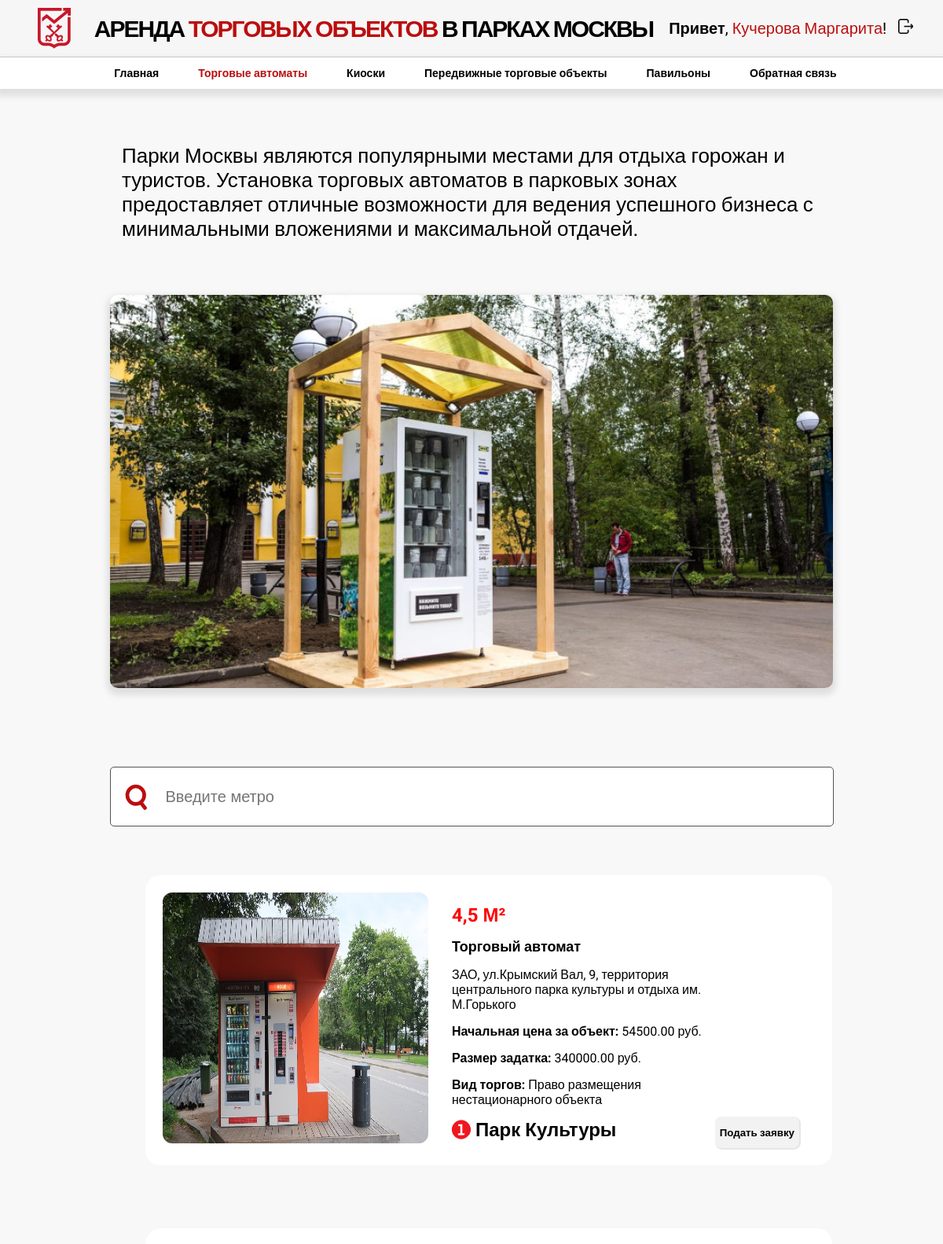
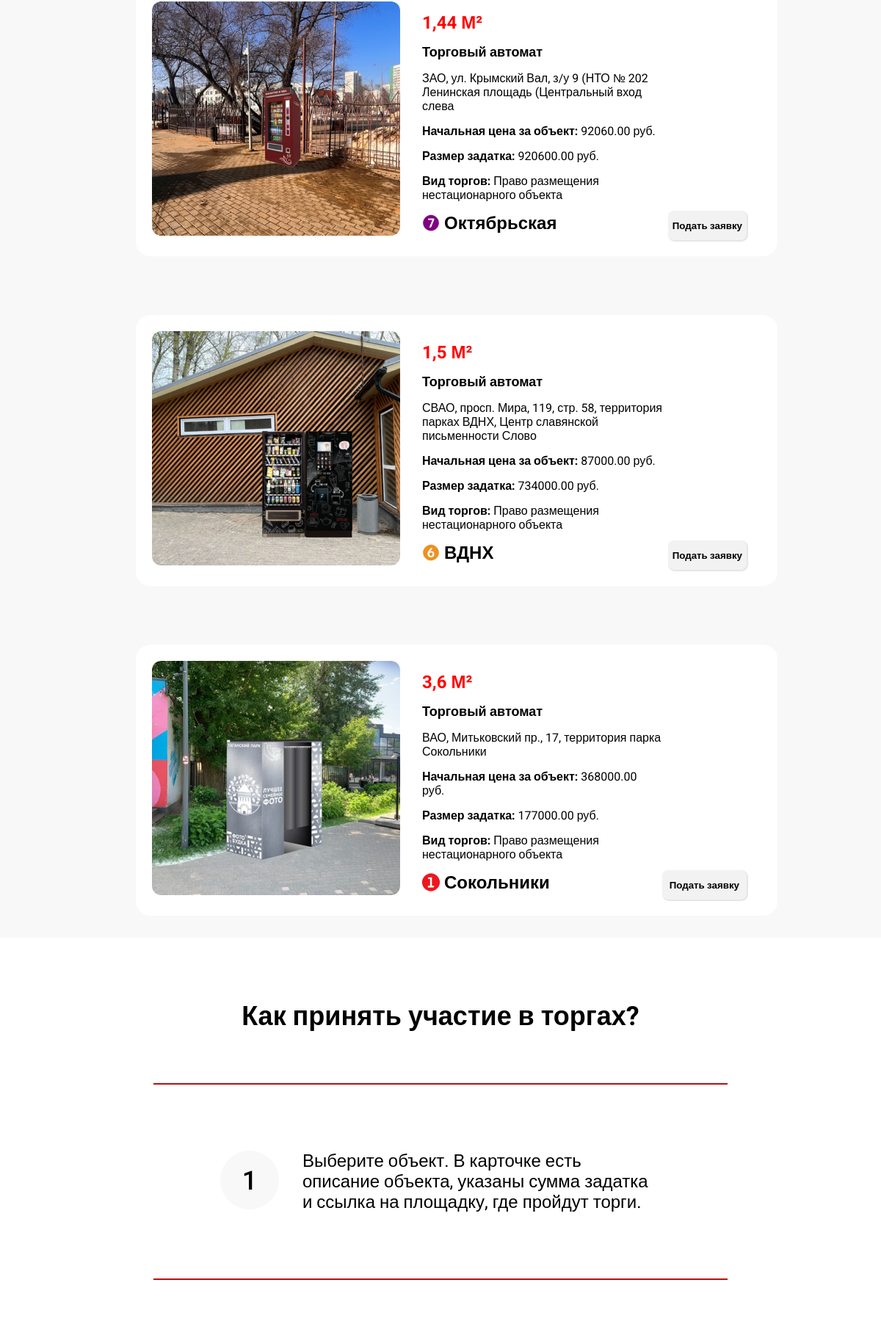
The app's page /TorgovieAvtomati.php (signed in, upper part) with its own data (2 pictures, top to bottom).
### tables this page shows
CREATE TABLE IF NOT EXISTS `torgovye_avtomaty` (
  `id` int NOT NULL AUTO_INCREMENT,
  `tip_objekta_id` varchar(255) DEFAULT NULL,
  `ploshchad_objekta` varchar(100) NOT NULL,
  `stanciya_metro_id` varchar(255) DEFAULT NULL,
  `adres` varchar(255) NOT NULL,
  `nachalnaya_cena` decimal(65,2) DEFAULT NULL,
  `razmer_zadatka` decimal(65,2) NOT NULL,
  `vid_torgov_id` varchar(255) DEFAULT NULL,
  `image_metro_line_id` varchar(255) DEFAULT NULL,
  `foto_objekta` varchar(255) NOT NULL,
  PRIMARY KEY (`id`),
  KEY `image_metro_line_id` (`image_metro_line_id`),
  KEY `stanciya_metro_id` (`stanciya_metro_id`),
  KEY `tip_objekta_id` (`tip_objekta_id`),
  KEY `vid_torgov_id` (`vid_torgov_id`)
);

### TorgovieAvtomati.php (the view, shortened to what this page needs)
<?php
include('include/submit_application.php');
?>
<!DOCTYPE html>
<html lang="ru">
<head>
    <link rel="stylesheet" href="css/style.css">
</head>
<body>
    <nav>
        <div class="nav-logo">
            <img src="img/Gerb.png" style="margin-right: 20px" alt="Эмблема">
            <h1>
                АРЕНДА <font color="BB0E0E"> ТОРГОВЫХ ОБЪЕКТОВ</font> В ПАРКАХ МОСКВЫ
            </h1>
            <?php if (isset($_SESSION['username'])): ?>
            <div class="exit-login"><b>Привет</b>, <font color="#BB0E0E">
                    <?php echo htmlspecialchars($_SESSION['username']); ?></font>!</div>
            <a href="include/logout.php"><img src="img/exit.png" style="margin-left: 15px; width:19px; height:19px"></a>
            <?php else: ?>
            <button id="btn-nav-logo">Войти<img src="img/login.png" style="padding-left: 10px;" alt="login"></button>
            <?php endif; ?>
        </div>
        <?php
        $current_page = basename($_SERVER['PHP_SELF']);
        ?>
        <div class="navbar">
    <li class="<?php if ($current_page == 'index1.php') echo 'active'; ?>"><a href="index1.php">Главная</a></li>
    <li class="<?php if ($current_page == 'TorgovieAvtomati.php') echo 'active'; ?>"><a href="TorgovieAvtomati.php">Торговые автоматы</a></li>
    <li class="<?php if ($current_page == 'kioski.php') echo 'active'; ?>"><a href="kioski.php">Киоски</a></li>
    <li class="<?php if ($current_page == 'peredvijnie.php') echo 'active'; ?>"><a href="peredvijnie.php">Передвижные торговые объекты</a></li>
    <li class="<?php if ($current_page == 'paviloni.php') echo 'active'; ?>"><a href="paviloni.php">Павильоны</a></li>
    <li id="callback-button">Обратная связь</li>
</div>
    </nav>
    <header>
        <div class="main-text">
            <span>Парки Москвы являются популярными местами для отдыха горожан и туристов. Установка
                торговых автоматов в парковых зонах предоставляет отличные возможности для ведения успешного бизнеса с
                минимальными вложениями и максимальной отдачей.</span>
        </div>
        <img class="img-header" src="img/vending_parks.jpg" alt="Торговый Автомат"
            style="margin: 60px auto 0px auto; display:block">
        <input type="text" id="myInput" onkeyup="myFunction()" placeholder="Введите метро">
                <?php
     $sql = "SELECT *
     FROM torgovye_avtomaty";
            $result = $link->query($sql);
            while ($row = $result->fetch_assoc())
            {
             echo '
         <div class="cards-container">
            <div class="vending_machine-container">
             <img src='.$row['foto_objekta'].' width="338px" height="319px">
                                 <span class="cards-container-db">
                                     <li><b>
                                             <font color="red" size="5px"> '.$row['ploshchad_objekta'].'</font>
                                         </b></li>
                                     <li>
                                         <font size="4px"><b>'.$row['tip_objekta_id'].'</b></font>
                                     </li>
                                     <li>'.$row['adres'].'</li>
                                     <li><b>Начальная цена за объект: </b>'.$row['nachalnaya_cena'].' руб.</li>
                                     <li><b>Размер задатка: </b>'.$row['razmer_zadatka'].' руб.</li>
                                     <li><b>Вид торгов: </b>'.$row['vid_torgov_id'].'</li>
                                     <li><img src='.$row['image_metro_line_id'].'></li>
                                        <li id="metro"> <font size="5em"><b>'.$row['stanciya_metro_id'].'</b></font></li>
                                 </span>
                                 <input class="open-modal" type="button" value="Подать заявку" data-id="' . $row['id'] . '" data-type="' . $row['tip_objekta_id'] . '">
                                 </div>
                             </div>
                          ';
            }
       ?>
    </header>
    <main>
        <div class="main-info">
            <h2>Как принять участие в торгах?</h2>
            <br>
            <hr color="#BB0E0E" width="780px">
            <li><img src="img/Frame 3.png" alt="1"> Выберите объект. В карточке есть описание объекта,
                указаны сумма задатка и ссылка на площадку, где пройдут торги.</li>
            <hr color="#BB0E0E" width="780px">
            <li><img src="img/Frame 4.png" alt="2">
            </li>
        </div>
    </main>
</body>
</html>

### css/style.css (style rules this page uses)
body { font-family: 'Roboto', sans-serif; margin: auto; min-width: 1098px; overflow-x: hidden; }
nav { margin: auto; position: sticky; top: 0; }
.nav-logo { font-size: 20px; height: 72px; background-color: #f7f6f6; display: flex; align-items: center; justify-content: center; letter-spacing: -2px; border-bottom: 1px solid rgb(206, 206, 206); }
.exit-login { margin-left: 20px; letter-spacing: 0; }
.navbar { display: flex; justify-content: center; align-items: center; list-style-type: none; font-size: 14px; font-weight: 700; font-style: normal; background-color: white; box-shadow: 0px 5px 8px 4px rgba(0, 0, 0, 0.1); height: 40px; padding-left: 60px; }
.navbar a { text-decoration: none; color: black; }
.navbar li.active a { color: #BB0E0E; }
.navbar li { margin-right: 50px; cursor: pointer; }
header { background-color: #F8F8F8; }
.img-header { border-radius: 10px; box-shadow: 0px 5px 8px 4px rgba(0, 0, 0, 0.1); }
.main-info { display: flex; align-items: center; flex-direction: column; font-size: 24px; padding-top: 56px; list-style: none; font-weight: 400; font-style: normal; }
.main-info li { padding: 78px; width: 600px; }
.main-info img { float: left; padding-right: 32px; }
.main-text { font-weight: 400; font-style: normal; text-align: left; font-size: 24px; width: 890px; margin: auto; margin-top: 60px; padding-bottom: 8px; }
.main-text { width: 890px; margin: auto; padding-top: 70px; }
.main-text span { font-weight: 400; font-style: normal; font-size: 26px; }
#myInput { background-image: url('/css/img/icon\ _search_.svg'); background-repeat: no-repeat; background-position: 18px; margin: auto; display: flex; justify-content: center; margin-top: 100px; width: 829px; height: 50px; border: 1px solid #565252; border-radius: 5px; background-color: #fff; padding: 12px 20px 12px 70px; margin-bottom: 12px; font-size: 20px; }
.cards-container { display: flex; flex-direction: column; width: 830px; margin: auto; }
.cards-container img { border-radius: 12px; float: left; }
.cards-container div { width: 830px; border-radius: 20px; margin-bottom: 30px; background-color: #fff; padding: 22px; display: flex; margin-top: 50px; }
.cards-container li:last-child { margin-left: 30px; }
.cards-container-db { flex-direction: column; margin-left: 30px; align-items: center; }
.cards-container-db li { list-style: none; margin-top: 15px; }
.open-modal { height: 40px; border: none; font-family: 'Roboto', sans-serif; cursor: pointer; margin-top: 285px; margin-right: 20px; font-family: 14px; width: 150px; font-weight: 800; box-shadow: 1px 1px 1px 1px rgba(0, 0, 0, 0.1); border-radius: 8px; background-color: #f3f2f2; }

### records on screen
torgovye_avtomaty: foto_objekta (picture), ploshchad_objekta "4,5 М²", tip_objekta "Торговый автомат", adres "ЗАО, ул.Крымский Вал, 9, территория центрального парка культуры и отдыха им. М.Горького", nachalnaya_cena "54500.00", razmer_zadatka "340000.00", vid_torgov "Право размещения нестационарного объекта", image_metro_line (picture), stanciya_metro "Парк Культуры"
torgovye_avtomaty: foto_objekta (picture), ploshchad_objekta "1,44 М²", tip_objekta "Торговый автомат", adres "ЗАО, ул. Крымский Вал, з/у 9 (НТО № 202 Ленинская площадь (Центральный вход слева", nachalnaya_cena "92060.00", razmer_zadatka "920600.00", vid_torgov "Право размещения нестационарного объекта", image_metro_line (picture), stanciya_metro "Октябрьская"
torgovye_avtomaty: foto_objekta (picture), ploshchad_objekta "1,5 М²", tip_objekta "Торговый автомат", adres "СВАО, просп. Мира, 119, стр. 58, территория парках ВДНХ, Центр славянской письменности Слово", nachalnaya_cena "87000.00", razmer_zadatka "734000.00", vid_torgov "Право размещения нестационарного объекта", image_metro_line (picture), stanciya_metro "ВДНХ"
torgovye_avtomaty: foto_objekta (picture), ploshchad_objekta "3,6 М²", tip_objekta "Торговый автомат", adres "ВАО, Митьковский пр., 17, территория парка Сокольники", nachalnaya_cena "368000.00", razmer_zadatka "177000.00", vid_torgov "Право размещения нестационарного объекта", image_metro_line (picture), stanciya_metro "Сокольники"

### other values on screen
$_SESSION['username'] "Кучерова Маргарита"
